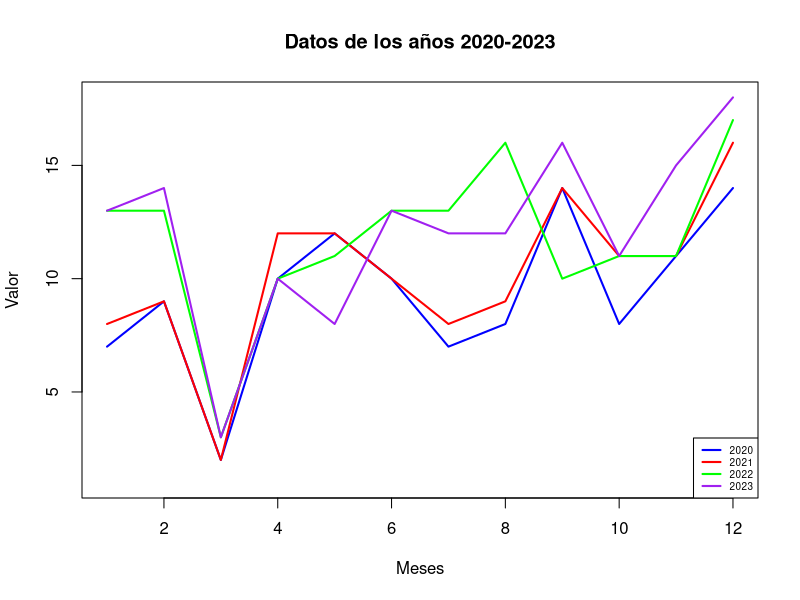

Reproduce this figure in R.
################################  PROYECTO FINAL  ################################ 
################################    Inventarios   ################################ 


# Función que utiliza la distribución triangular
triangular_media_enteros <- function(n, a, b, media) {
  # Se calcula el parámetro adicional c que determina la forma de la distribución. 
  # Este valor se utiliza más adelante en el cálculo de los valores aleatorios.
  c <- 2 * media - a - b
  # Se generan n números aleatorios distribuidos uniformemente en el intervalo [0, 1].
  u <- runif(n)
  # Se asignan valores aleatorios según la distribución triangular
  # Si u <= (media-a)/(b-a), se calcula el valor utilizando la fórmula a+sqrt(u*(b-a)*(media-a)) 
  # Este caso corresponde a valores en la parte izquierda de la media.
  # Si u > (media-a)/(b-a), se calcula el valor utilizando la fórmula b-sqrt((1-u)*(b-a)*(b-media)).
  # Este caso corresponde a valores en la parte derecha de la media.
  lower <- ifelse(u <= (media - a)/(b - a), a + sqrt(u * (b - a) * (media - a)), 
                  b - sqrt((1 - u) * (b - a) * (b - media)))
  # Se redondean los valores 
  return(round(lower))
}

# Cálculo de la demanda promedio mensual de rollos de cada mes (año 2023)

# Número de meses con demanda regular
n <- 9
# Demanda mínima
a <- 6
# Demanda máxima
b <- 16
# Demanda promedio
media <- 12 
# Se aplica la función
datos2023 <- triangular_media_enteros(n, a, b, media)
# Se puede verificar que la suma de dichos datos es muy aproximada a la media
summary(datos2023)
# En promedio, en marzo se requirieron 3 rollos, en septiembre  16 y en diciembre 18
datos2023V <- c(13, 14, 3, 10, 8, 13, 12, 12, 16, 11, 15, 18)


# Cálculo de la demanda promedio mensual de rollos de cada mes (año 2022)

# Número de meses con demanda regular
n <- 9
# Demanda mínima
a <- 6
# Demanda máxima
b <- 15
# Demanda promedio
media <- 12 
# Se aplica la función
datos2022 <- triangular_media_enteros(n, a, b, media)
# Se puede verificar que la suma de dichos datos es muy aproximada a la media
summary(datos2022)
# En promedio, en marzo se requirieron 3 rollos, en septiembre  16 y en diciembre 17 
datos2022V <- c(13, 13, 3, 10, 11, 13, 13, 16, 10, 11, 11, 17)


# Cálculo de la demanda promedio mensual de rollos de cada mes (año 2021)

# Número de meses con demanda regular
n <- 9
# Demanda mínima
a <- 5
# Demanda máxima
b <- 13
# Demanda promedio
media <- 10 
# Se aplica la función
datos2021 <- triangular_media_enteros(n, a, b, media)
# Se puede verificar que la suma de dichos datos es muy aproximada a la media
summary(datos2021)
# En promedio, en marzo se requirieron 2 rollos, en septiembre  14 y en diciembre 16 
datos2021V <- c(8, 9, 2, 12, 12, 10, 8, 9, 14, 11, 11, 16)


# Cálculo de la demanda promedio mensual de rollos de cada mes (año 2020)

# Número de meses con demanda regular
n <- 9
# Demanda mínima
a <- 4
# Demanda máxima
b <- 13
# Demanda promedio
media <- 9 
# Se aplica la función
datos2020 <- triangular_media_enteros(n, a, b, media)
# Se puede verificar que la suma de dichos datos es muy aproximada a la media
summary(datos2020)
# En promedio, en marzo se requirieron 2 rollos, en septiembre  14 y en diciembre 14 
datos2020V <- c(7, 9, 2, 10, 12, 10, 7, 8, 14, 8, 11, 14)

# De tal forma que el acumulado de nuestras demandas promedio mensuales de los
# últimos 4 años quedaría de la siguiente manera:
datos4anos <- c(7, 9, 2, 10, 12, 10, 7, 8, 14, 8, 11, 14,8, 9, 2, 12, 12, 10, 8, 9, 14, 11, 11, 16, 13, 13, 3, 10, 11, 13, 13, 16, 10, 11, 11, 17, 13, 14, 3, 10, 8, 13, 12, 12, 16, 11, 15, 18)
fechas <- seq(as.Date("2020-01-01"), by = "month", length.out = length(datos4anos))
datos <- data.frame(Fecha = fechas, Demanda = datos4anos)
colnames(datos) <- c("Fecha", "Demanda_Promedio_Mensual")
View(datos)

###################################################################################

# Prueba Dickey-Fuller

# Si confirmamos que nuestra base de datos es estacionaria, lo que implicaría un  
# comportamiento determinista, podríamos realizar predicciones utilizando el mismo modelo. 
# Para verificar la estacionalidad, comúnmente se utiliza la prueba Dickey-Fuller Aumentada, 
# que nos permite determinar si una serie temporal es estacionaria o no estacionaria.

# Interpretación:
# Hipótesis nula: La serie temporal es no estacionaria.
# Hipótesis alternativa:  La serie temporal  es estacionaria.
# Si el valor p resultante del test es menor que un nivel de significancia (usualmente 0.05),
# se rechaza la hipótesis nula y se concluye que la serie temporal es estacionaria.

# install.packages("tseries")
library(tseries)
datos4anos <- c(7, 9, 2, 10, 12, 10, 7, 8, 14, 8, 11, 14,8, 9, 2, 12, 12, 10, 8, 9, 14, 11, 11, 16, 13, 13, 3, 10, 11, 13, 13, 16, 10, 11, 11, 17, 13, 14, 3, 10, 8, 13, 12, 12, 16, 11, 15, 18)
adf.test(datos4anos)

# Observamos que, dado que el valor p es 0.03368, se cumple la hipótesis alternativa,
# lo que sugiere que nuestro modelo es estacionario y, por lo tanto, determinista.
# Esto nos permite realizar predicciones con mayor confianza utilizando este modelo.

###################################################################################

# Visualicemos un gráfico de línea que represente la demanda promedio mensual 
# de los últimos cuatro años, con superposiciones entre cada año para observar 
# cómo ha aumentado el negocio del señor respecto a sus demandas durante este periodo. 
# Esta visualización nos permitirá apreciar de manera más efectiva la tendencia de 
# crecimiento a lo largo del tiempo.

datos2020V <- c(7, 9, 2, 10, 12, 10, 7, 8, 14, 8, 11, 14)
datos2021V <- c(8, 9, 2, 12, 12, 10, 8, 9, 14, 11, 11, 16)
datos2022V <- c(13, 13, 3, 10, 11, 13, 13, 16, 10, 11, 11, 17)
datos2023V <- c(13, 14, 3, 10, 8, 13, 12, 12, 16, 11, 15, 18)

meses <- seq(1, 12)

par(mfrow = c(1, 1))
plot(meses, datos2020V, type = "l", col = "blue", lwd = 2, xlim = c(1, 12), ylim = c(1,18), xlab = "Meses", ylab = "Valor", main = "Datos de los años 2020-2023")
lines(meses, datos2021V, col = "red", lwd = 2)
lines(meses, datos2022V, col = "green", lwd = 2)
lines(meses, datos2023V, col = "purple", lwd = 2)

legend("bottomright", legend = c("2020", "2021", "2022", "2023"), col = c("blue", "red", "green", "purple"), lwd = 2, cex = 0.6)

###################################################################################

# Coeficiente de variabilidad

# Primero calculamos la media de los datos
datos4anos <- c(7, 9, 2, 10, 12, 10, 7, 8, 14, 8, 11, 14,8, 9, 2, 12, 12, 10, 8, 9, 14, 11, 11, 16, 13, 13, 3, 10, 11, 13, 13, 16, 10, 11, 11, 17, 13, 14, 3, 10, 8, 13, 12, 12, 16, 11, 15, 18)
suma_datos<- sum(datos4anos)
N_datos <- length(datos4anos)
estimacion_dem <- suma_datos/N_datos
estimacion_dem

# Ahora calculamos la estimación de la varianza 
suma_cuad_datos <- sum(datos4anos^2)
estimacion_var <- (suma_cuad_datos/N_datos)-(estimacion_dem^2)
estimacion_var

# Por último calculamos el coeficiente de variabilidad
VC <- (estimacion_var/ (estimacion_dem^2))
VC

# Como el coeficiente de variabilidad es menor que 20% podemos aplicar un modelo EOQ.

###################################################################################

# Costos 

# 1. Rollos de PVC

# Multiplicamos la demanda de los 4 años por 1300, que es lo que cuesta cada rollo, 
# depués dividimos entre 4 para obtener el costo anual
costo4anos <- datos4anos*1300
costoaunal <- (sum(costo4anos))/4
# Visualicemos un data frame del costo promedio mensual durante los últimos 4 años 
fechas <- seq(as.Date("2020-01-01"), by = "month", length.out = length(costo4anos))
costo4anosfra <- data.frame(Fecha = fechas, Costo_mensual = costo4anos)
colnames(costo4anosfra) <- c("Fecha", "Costo_mensual")
View(costo4anosfra)

# 2. Moldes metálicos

# Molde ideal de huecos pequeños
moldes_totales <- 16
tiempo_vida_medio <- 2  # Años
tiempo_simulacion <- 4  # Años
# Generar datos de desgaste de moldes utilizando distribución exponencial

#rexp(n, rate) genera n valores aleatorios que siguen una distribución exponencial con una tasa (rate) específica.
#En este caso, n es igual al número total de moldes y la tasa se calcula como la inversa del tiempo medio 
#de vida (1 / tiempo_vida_medio). La distribución exponencial es apropiada para modelar el tiempo entre eventos sucesivos en un proceso 
#de Poisson, lo que se ajusta bien al desgaste gradual de los moldes con el tiempo.
desgaste_moldes <- rexp(moldes_totales, rate = 1 / tiempo_vida_medio)
# Contar cuántos moldes necesita comprar en un 1 año
#desgaste_moldes < tiempo_simulacion compara cada valor de desgaste de molde generado con el período de tiempo de 
#simulación. Devuelve un vector lógico donde TRUE indica que el molde necesita ser reemplazado dentro del período 
#de tiempo especificado.
moldes_comprar1 <- sum(desgaste_moldes < tiempo_simulacion)
#14 moldes con huecos pequeños en 4 años
#sum(desgaste_moldes < tiempo_simulacion) suma los valores TRUE en el vector lógico, lo que representa el número de moldes que se necesitan
#comprar dentro del período de tiempo especificado.
moldes_chi_anual <- ceiling(moldes_comprar1/4)

# Molde ideal de huecos medianos 
moldes_totales <- 6
tiempo_vida_medio <- 3.5  # Años
tiempo_simulacion <- 4  # Años
# Generar datos de desgaste de moldes utilizando distribución exponencial
desgaste_moldes <- rexp(moldes_totales, rate = 1 / tiempo_vida_medio)
# Contar cuántos moldes necesita comprar en un año
moldes_comprar2 <- sum(desgaste_moldes < tiempo_simulacion)
# 4 moldes con huecos medianos en 4 años
moldes_med_anual <- ceiling(moldes_comprar2/4)
# 1 molde con huecos medianos en un año

# Molde ideal de huecos grandes 
moldes_totales <- 4
tiempo_vida_medio <- 3.5  # Años
tiempo_simulacion <- 4  # Años
# Generar datos de desgaste de moldes utilizando distribución exponencial
desgaste_moldes <- rexp(moldes_totales, rate = 1 / tiempo_vida_medio)
# Contar cuántos moldes necesita comprar en un 1 año
moldes_comprar3 <- sum(desgaste_moldes < tiempo_simulacion)
# 3 moldes con huecos grandes en 4 años
moldes_grd_anual <- ceiling(moldes_comprar3/4)


# El molde con huecos grandes y medianos aproximadamente cuestan 1100 pesos; 
# mientras que el molde con huecos pequeños cuesta 1200 pesos, de tal forma que 
# el gasto relacionado a los moldes al cabo de 4 años es: 
gasto_molde_4anos <- (moldes_comprar1*1200)+((moldes_comprar2+moldes_comprar3)*1100)
gasto_molde_4anos
# $24500 pesos

###################################################################################

# MODELO EOQ PROBABILÍSTICO

# Calcular la probabilidad de obtener cada valor único
probabilidades <- prop.table(table(datos4anos))
print(probabilidades)

# Calcular la probabilidad acumulada
prob_acumulada <- cumsum(probabilidades)
probabilidades_acum_df <- as.data.frame(prob_acumulada)
probabilidades_acum_df
